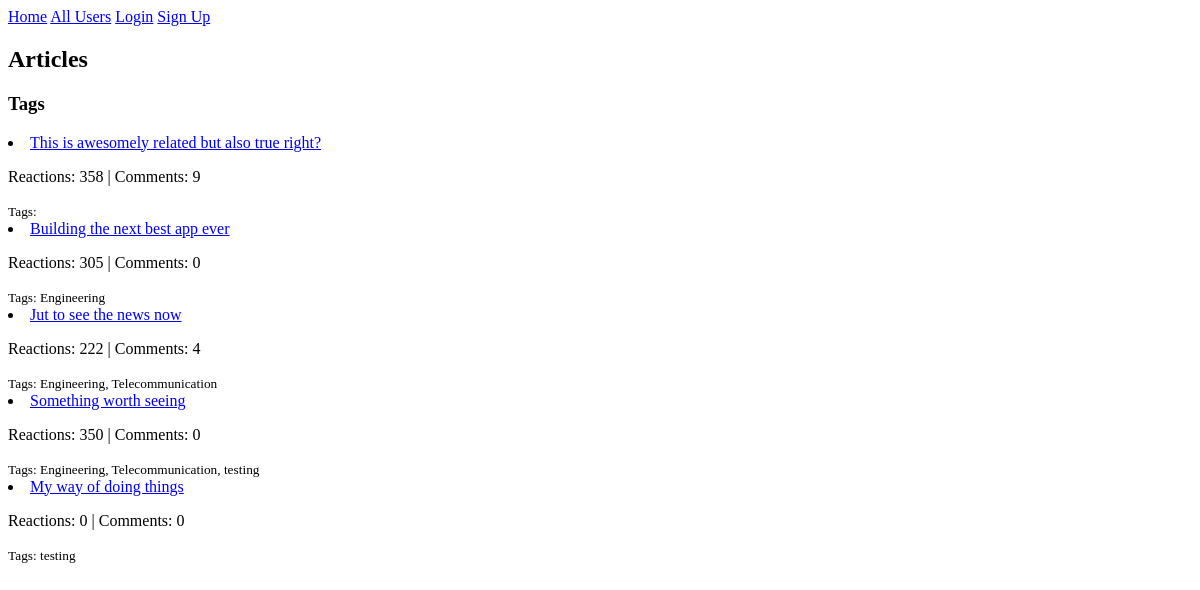
/articles/, run on an earlier commit of the app's database.
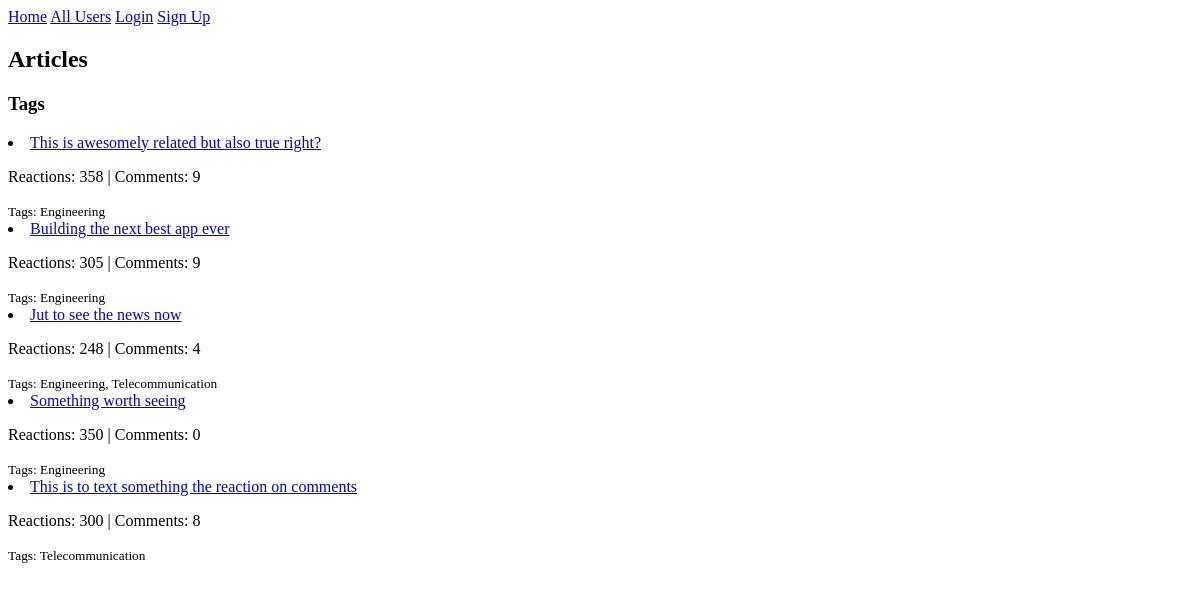
And on a later commit of the database.
### articles/models.py (models this page shows, shortened)
class Article(models.Model):
    title = models.CharField(max_length=200)
    content = models.TextField()
    author = models.ForeignKey(settings.AUTH_USER_MODEL, on_delete=models.CASCADE)
    created_at = models.DateTimeField(auto_now_add=True)
    updated_at = models.DateTimeField(auto_now=True)
    published_at = models.DateTimeField(null=True, blank=True)
    status = models.CharField(max_length=10, choices=[('draft', 'Draft'), ('published', 'Published')], default='draft')
    language = models.CharField(max_length=2, choices=[('EN', 'English'), ('FR', 'French')])
    tags = TaggableManager()
    bookmarks = models.ManyToManyField(settings.AUTH_USER_MODEL, related_name='bookmarked_articles', blank=True)
    @property
    def total_reactions(self):
        return self.reactions.aggregate(total=models.Sum('count'))['total'] or 0
    @property
    def comment_count(self):
        return self.comments.count()

### articles/views.py (the view, shortened to what this page needs)
# urls.py: path('', ArticleListView.as_view(), name='article_list'),
class ArticleListView(ListView):
    model = Article
    template_name = 'articles/article_list.html'
    context_object_name = 'articles'
    def get_queryset(self):
        return Article.objects.filter(status='published').order_by('-published_at')
    def get_context_data(self, **kwargs):
        context = super().get_context_data(**kwargs)
        user = self.request.user
        return context

### templates/articles/article_list.html (shortened to what this page needs)
{% extends "base.html" %}
{% block content %}
<h2>Articles</h2>
<div>
    <h3>Tags</h3>
</div>
{% for article in articles %}
    <li>
        <a href="{% url 'article_detail' article.pk %}">{{ article.title }}</a>
        <p>Reactions: {{ article.total_reactions }} | Comments: {{ article.comment_count }}</p>
        <small>Tags: {% for tag in article.tags.all %}{{ tag.name }}{% if not forloop.last %}, {% endif %}{% endfor %}</small>
    </li>
{% empty %}
    <li>No articles available.</li>
{% endfor %}
{% endblock %}

What changed in the data, as far as the page shows it:
removed Tag: name "testing"
removed Article: title "My way of doing things", total_reactions "0", comment_count "0"
changed Article "This is awesomely related but also true right?": gains Tag (name "Engineering")
shown differently, row unchanged: Tag "Engineering": no longer shows ","
computed for Article "Building the next best app ever": comment_count "0" → "9"
computed for Article "Jut to see the news now": total_reactions "222" → "248"
changed Article "Something worth seeing": loses Tag (name "Telecommunication")
added Article: title "This is to text something the reaction on comments", total_reactions "300", comment_count "8", Tag (name "Telecommunication")
